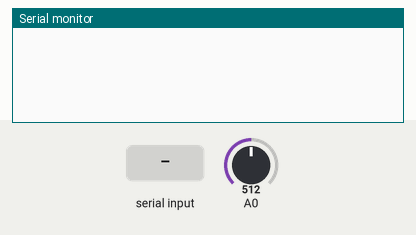
The sketch below on a simulated Arduino Uno, built with avr-gcc and run on an emulated ATmega328P. On the bench: the last lines printed to the serial monitor. Inputs (shaded band) come from the test bench; at power-on: A0 = 512.

Above: at 1.2 s.
1.3 s: "90,45\n" received over Serial
At 1.7 s:
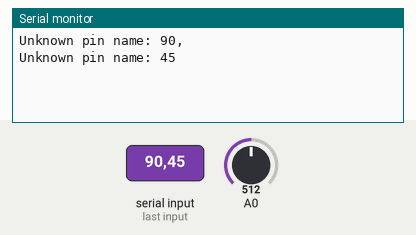
2.8 s: "a90\n" received over Serial
At 3.8 s:
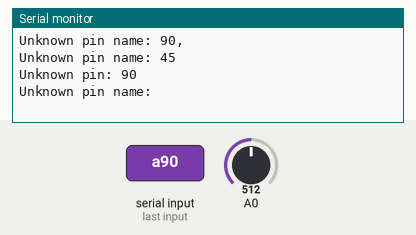
4.3 s: "a,45\n" received over Serial
At 4.7 s:
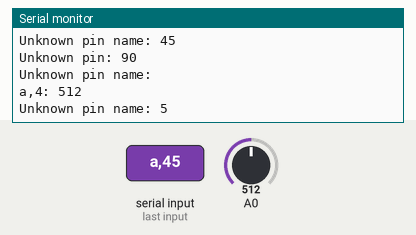
5.8 s: "A,45\n" received over Serial
At 7.0 s:
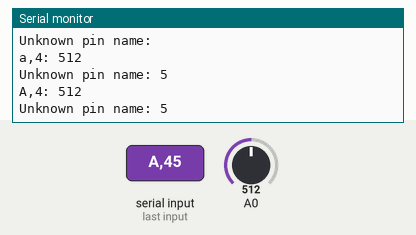
7.3 s: "a\n" received over Serial
At 8.5 s:
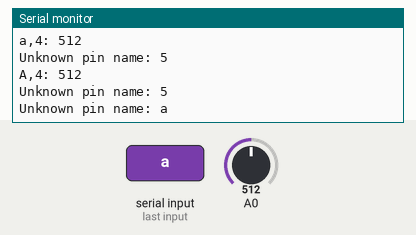
8.8 s: "A\n" received over Serial
At 9.9 s:
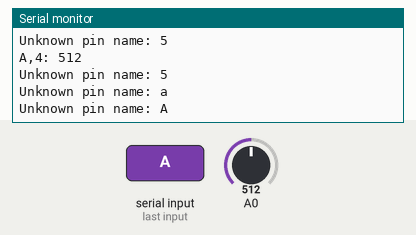

The sketch:

AnalogReader.ino
```cpp
const unsigned int BAUD_RATE = 9600;
const unsigned int SERIAL_DELAY = 5;
const unsigned int NUM_PINS = 6;

void setup() {
  Serial.begin(BAUD_RATE);
}

void loop() {
  const int MAX_PIN_NAME = 3;

  char pin_name[MAX_PIN_NAME + 1];

  if (Serial.available()) {
    int i = 0;
    while (Serial.available() && i < MAX_PIN_NAME) {
      const char c = Serial.read();
      if (c != -1 && c != '\n')
        pin_name[i++] = c;
      delay(SERIAL_DELAY);
    }
    pin_name[i] = 0;
    if (strlen(pin_name) > 1 &&
        (pin_name[0] == 'a' || pin_name[0] == 'A'))
    {
      const int pin = atoi(&pin_name[1]);
      if (pin < NUM_PINS) {
        Serial.print(pin_name);
        Serial.print(": ");
        Serial.println(analogRead(pin));
      } else {
        Serial.print("Unknown pin: ");
        Serial.println(pin);
      }
    } else {
      Serial.print("Unknown pin name: ");
      Serial.println(pin_name);
    }
  }
}
```

Measured:
- after the input at 1.3 s, the serial monitor: prints a new line at once (image 1)
- after the input at 2.8 s, the serial monitor: prints a new line at once (image 2)
- after the input at 4.3 s, the serial monitor: prints a new line at once (image 3)
- after the input at 5.8 s, the serial monitor: prints a new line at once (image 4)
- after the input at 7.3 s, the serial monitor: prints a new line at once (image 5)
- after the input at 8.8 s, the serial monitor: prints a new line at once (image 6)
